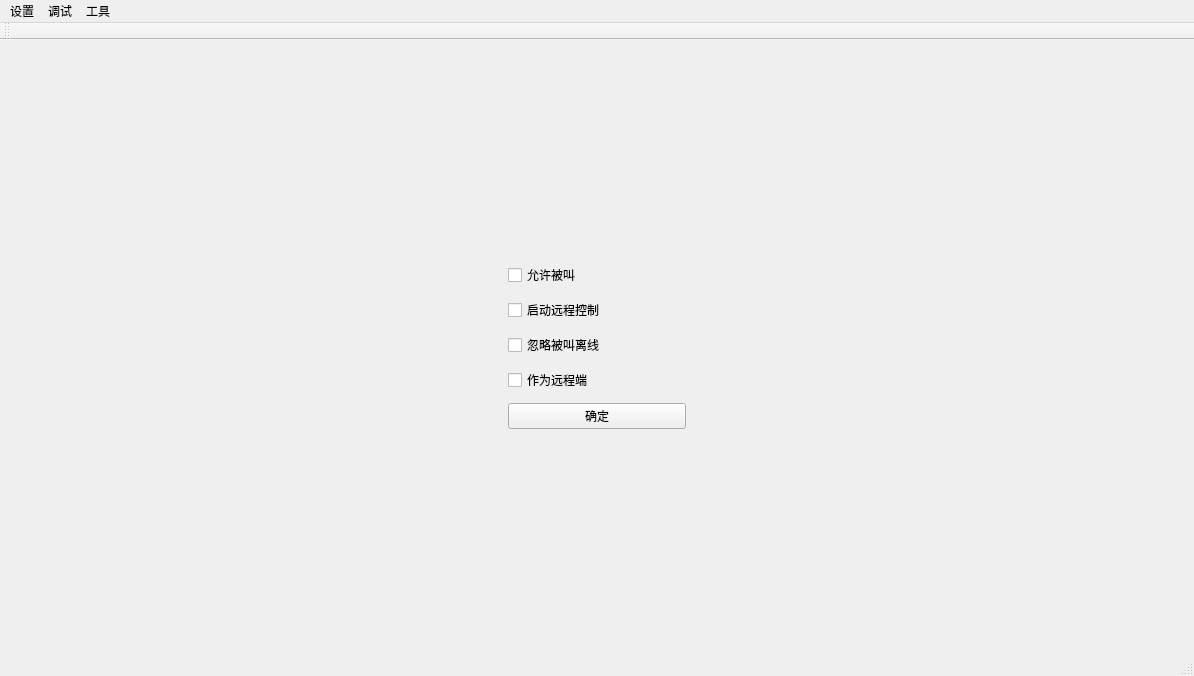
<?xml version="1.0" encoding="UTF-8"?>
<ui version="4.0">
 <class>MainWindow</class>
 <widget class="QMainWindow" name="MainWindow">
  <property name="geometry">
   <rect>
    <x>0</x>
    <y>0</y>
    <width>1194</width>
    <height>676</height>
   </rect>
  </property>
  <property name="windowTitle">
   <string>MainWindow</string>
  </property>
  <widget class="QWidget" name="centralWidget">
   <layout class="QHBoxLayout" name="horizontalLayout_3">
    <item>
     <widget class="QStackedWidget" name="stackedWidget">
      <property name="currentIndex">
       <number>1</number>
      </property>
      <widget class="QWidget" name="page">
       <layout class="QHBoxLayout" name="horizontalLayout_2">
        <item>
         <layout class="QHBoxLayout" name="horizontalLayout" stretch="3,10,2">
          <item>
           <widget class="QWidget" name="widget_left" native="true">
            <property name="styleSheet">
             <string notr="true"/>
            </property>
            <layout class="QVBoxLayout" name="verticalLayout_4">
             <item>
              <widget class="MyQLabel" name="label_registerStatus">
               <property name="minimumSize">
                <size>
                 <width>150</width>
                 <height>25</height>
                </size>
               </property>
               <property name="maximumSize">
                <size>
                 <width>65535</width>
                 <height>65535</height>
                </size>
               </property>
               <property name="styleSheet">
                <string notr="true">background-color: rgb(175, 211, 255);
</string>
               </property>
               <property name="text">
                <string>login</string>
               </property>
              </widget>
             </item>
             <item>
              <spacer name="verticalSpacer">
               <property name="orientation">
                <enum>Qt::Vertical</enum>
               </property>
               <property name="sizeHint" stdset="0">
                <size>
                 <width>20</width>
                 <height>476</height>
                </size>
               </property>
              </spacer>
             </item>
             <item>
              <widget class="QWidget" name="widget_img" native="true">
               <property name="minimumSize">
                <size>
                 <width>40</width>
                 <height>30</height>
                </size>
               </property>
               <property name="sizeIncrement">
                <size>
                 <width>4</width>
                 <height>3</height>
                </size>
               </property>
              </widget>
             </item>
             <item>
              <widget class="QWidget" name="widget" native="true">
               <layout class="QVBoxLayout" name="verticalLayout">
                <item>
                 <layout class="QHBoxLayout" name="horizontalLayout_6">
                  <item>
                   <widget class="QLabel" name="label">
                    <property name="text">
                     <string>视频计数器：</string>
                    </property>
                   </widget>
                  </item>
                  <item>
                   <widget class="QLineEdit" name="lineEdit_imgCnt">
                    <property name="focusPolicy">
                     <enum>Qt::NoFocus</enum>
                    </property>
                   </widget>
                  </item>
                 </layout>
                </item>
                <item>
                 <layout class="QHBoxLayout" name="horizontalLayout_7">
                  <item>
                   <widget class="QPushButton" name="pushButton_call">
                    <property name="minimumSize">
                     <size>
                      <width>80</width>
                      <height>40</height>
                     </size>
                    </property>
                    <property name="maximumSize">
                     <size>
                      <width>80</width>
                      <height>40</height>
                     </size>
                    </property>
                    <property name="focusPolicy">
                     <enum>Qt::NoFocus</enum>
                    </property>
                    <property name="text">
                     <string>connect</string>
                    </property>
                    <property name="checkable">
                     <bool>true</bool>
                    </property>
                   </widget>
                  </item>
                  <item>
                   <spacer name="horizontalSpacer_8">
                    <property name="orientation">
                     <enum>Qt::Horizontal</enum>
                    </property>
                    <property name="sizeHint" stdset="0">
                     <size>
                      <width>40</width>
                      <height>20</height>
                     </size>
                    </property>
                   </spacer>
                  </item>
                  <item>
                   <widget class="QCheckBox" name="checkBox_audio">
                    <property name="focusPolicy">
                     <enum>Qt::NoFocus</enum>
                    </property>
                    <property name="text">
                     <string>音频</string>
                    </property>
                   </widget>
                  </item>
                  <item>
                   <widget class="QCheckBox" name="checkBox_vedio">
                    <property name="focusPolicy">
                     <enum>Qt::NoFocus</enum>
                    </property>
                    <property name="text">
                     <string>视频</string>
                    </property>
                   </widget>
                  </item>
                 </layout>
                </item>
               </layout>
              </widget>
             </item>
            </layout>
           </widget>
          </item>
          <item>
           <widget class="QLabel" name="label_showImageMain">
            <property name="minimumSize">
             <size>
              <width>300</width>
              <height>300</height>
             </size>
            </property>
            <property name="text">
             <string/>
            </property>
           </widget>
          </item>
          <item>
           <widget class="QWidget" name="widget_right" native="true">
            <layout class="QVBoxLayout" name="verticalLayout_3">
             <item>
              <spacer name="verticalSpacer_2">
               <property name="orientation">
                <enum>Qt::Vertical</enum>
               </property>
               <property name="sizeHint" stdset="0">
                <size>
                 <width>20</width>
                 <height>459</height>
                </size>
               </property>
              </spacer>
             </item>
             <item>
              <widget class="QLabel" name="label_robotStatus">
               <property name="text">
                <string/>
               </property>
              </widget>
             </item>
             <item>
              <widget class="MyWidget" name="widget_control1" native="true">
               <layout class="QVBoxLayout" name="verticalLayout_2">
                <item>
                 <layout class="QHBoxLayout" name="horizontalLayout_4">
                  <item>
                   <spacer name="horizontalSpacer_4">
                    <property name="orientation">
                     <enum>Qt::Horizontal</enum>
                    </property>
                    <property name="sizeHint" stdset="0">
                     <size>
                      <width>37</width>
                      <height>32</height>
                     </size>
                    </property>
                   </spacer>
                  </item>
                  <item>
                   <widget class="QPushButton" name="pushButton_Up">
                    <property name="minimumSize">
                     <size>
                      <width>40</width>
                      <height>40</height>
                     </size>
                    </property>
                    <property name="maximumSize">
                     <size>
                      <width>40</width>
                      <height>40</height>
                     </size>
                    </property>
                    <property name="focusPolicy">
                     <enum>Qt::NoFocus</enum>
                    </property>
                    <property name="text">
                     <string>U</string>
                    </property>
                   </widget>
                  </item>
                  <item>
                   <spacer name="horizontalSpacer_3">
                    <property name="orientation">
                     <enum>Qt::Horizontal</enum>
                    </property>
                    <property name="sizeHint" stdset="0">
                     <size>
                      <width>37</width>
                      <height>32</height>
                     </size>
                    </property>
                   </spacer>
                  </item>
                 </layout>
                </item>
                <item>
                 <layout class="QHBoxLayout" name="horizontalLayout_5">
                  <item>
                   <spacer name="horizontalSpacer_6">
                    <property name="orientation">
                     <enum>Qt::Horizontal</enum>
                    </property>
                    <property name="sizeHint" stdset="0">
                     <size>
                      <width>34</width>
                      <height>29</height>
                     </size>
                    </property>
                   </spacer>
                  </item>
                  <item>
                   <widget class="QPushButton" name="pushButton_Left">
                    <property name="minimumSize">
                     <size>
                      <width>40</width>
                      <height>40</height>
                     </size>
                    </property>
                    <property name="maximumSize">
                     <size>
                      <width>40</width>
                      <height>40</height>
                     </size>
                    </property>
                    <property name="focusPolicy">
                     <enum>Qt::NoFocus</enum>
                    </property>
                    <property name="text">
                     <string>L</string>
                    </property>
                   </widget>
                  </item>
                  <item>
                   <widget class="QPushButton" name="pushButton_Down">
                    <property name="minimumSize">
                     <size>
                      <width>40</width>
                      <height>40</height>
                     </size>
                    </property>
                    <property name="maximumSize">
                     <size>
                      <width>40</width>
                      <height>40</height>
                     </size>
                    </property>
                    <property name="focusPolicy">
                     <enum>Qt::NoFocus</enum>
                    </property>
                    <property name="text">
                     <string>D</string>
                    </property>
                   </widget>
                  </item>
                  <item>
                   <widget class="QPushButton" name="pushButton_Right">
                    <property name="minimumSize">
                     <size>
                      <width>40</width>
                      <height>40</height>
                     </size>
                    </property>
                    <property name="maximumSize">
                     <size>
                      <width>40</width>
                      <height>40</height>
                     </size>
                    </property>
                    <property name="focusPolicy">
                     <enum>Qt::NoFocus</enum>
                    </property>
                    <property name="text">
                     <string>R</string>
                    </property>
                   </widget>
                  </item>
                  <item>
                   <spacer name="horizontalSpacer_5">
                    <property name="orientation">
                     <enum>Qt::Horizontal</enum>
                    </property>
                    <property name="sizeHint" stdset="0">
                     <size>
                      <width>34</width>
                      <height>29</height>
                     </size>
                    </property>
                   </spacer>
                  </item>
                 </layout>
                </item>
               </layout>
              </widget>
             </item>
            </layout>
           </widget>
          </item>
         </layout>
        </item>
       </layout>
      </widget>
      <widget class="QWidget" name="page_2">
       <layout class="QHBoxLayout" name="horizontalLayout_9">
        <item>
         <layout class="QVBoxLayout" name="verticalLayout_5">
          <item>
           <spacer name="verticalSpacer_3">
            <property name="orientation">
             <enum>Qt::Vertical</enum>
            </property>
            <property name="sizeHint" stdset="0">
             <size>
              <width>20</width>
              <height>40</height>
             </size>
            </property>
           </spacer>
          </item>
          <item>
           <layout class="QHBoxLayout" name="horizontalLayout_8">
            <item>
             <spacer name="horizontalSpacer_2">
              <property name="orientation">
               <enum>Qt::Horizontal</enum>
              </property>
              <property name="sizeHint" stdset="0">
               <size>
                <width>40</width>
                <height>20</height>
               </size>
              </property>
             </spacer>
            </item>
            <item>
             <widget class="QWidget" name="widget_2" native="true">
              <property name="minimumSize">
               <size>
                <width>200</width>
                <height>200</height>
               </size>
              </property>
              <layout class="QVBoxLayout" name="verticalLayout_6">
               <item>
                <widget class="QCheckBox" name="checkBox_canCalled">
                 <property name="text">
                  <string>允许被叫</string>
                 </property>
                </widget>
               </item>
               <item>
                <widget class="QCheckBox" name="checkBox_remoteControl">
                 <property name="text">
                  <string>启动远程控制</string>
                 </property>
                </widget>
               </item>
               <item>
                <widget class="QCheckBox" name="checkBox_ignoreCalledOffline">
                 <property name="text">
                  <string>忽略被叫离线</string>
                 </property>
                </widget>
               </item>
               <item>
                <widget class="QCheckBox" name="checkBox_isRemoteTerminal">
                 <property name="text">
                  <string>作为远程端</string>
                 </property>
                </widget>
               </item>
               <item>
                <widget class="QPushButton" name="pushButton_debugPageOk">
                 <property name="text">
                  <string>确定</string>
                 </property>
                </widget>
               </item>
              </layout>
             </widget>
            </item>
            <item>
             <spacer name="horizontalSpacer">
              <property name="orientation">
               <enum>Qt::Horizontal</enum>
              </property>
              <property name="sizeHint" stdset="0">
               <size>
                <width>40</width>
                <height>20</height>
               </size>
              </property>
             </spacer>
            </item>
           </layout>
          </item>
          <item>
           <spacer name="verticalSpacer_4">
            <property name="orientation">
             <enum>Qt::Vertical</enum>
            </property>
            <property name="sizeHint" stdset="0">
             <size>
              <width>20</width>
              <height>40</height>
             </size>
            </property>
           </spacer>
          </item>
         </layout>
        </item>
       </layout>
      </widget>
      <widget class="QWidget" name="page_3">
       <layout class="QHBoxLayout" name="horizontalLayout_11">
        <item>
         <layout class="QVBoxLayout" name="verticalLayout_8">
          <item>
           <spacer name="verticalSpacer_5">
            <property name="orientation">
             <enum>Qt::Vertical</enum>
            </property>
            <property name="sizeHint" stdset="0">
             <size>
              <width>17</width>
              <height>37</height>
             </size>
            </property>
           </spacer>
          </item>
          <item>
           <layout class="QHBoxLayout" name="horizontalLayout_10">
            <item>
             <spacer name="horizontalSpacer_7">
              <property name="orientation">
               <enum>Qt::Horizontal</enum>
              </property>
              <property name="sizeHint" stdset="0">
               <size>
                <width>40</width>
                <height>20</height>
               </size>
              </property>
             </spacer>
            </item>
            <item>
             <widget class="QWidget" name="widget_3" native="true">
              <property name="minimumSize">
               <size>
                <width>200</width>
                <height>300</height>
               </size>
              </property>
              <property name="maximumSize">
               <size>
                <width>200</width>
                <height>300</height>
               </size>
              </property>
              <property name="styleSheet">
               <string notr="true">border-color: rgb(0, 0, 255);</string>
              </property>
              <layout class="QVBoxLayout" name="verticalLayout_9">
               <item>
                <widget class="QLabel" name="label_bioRadarTitle">
                 <property name="styleSheet">
                  <string notr="true">font: 25 15pt &quot;Adobe 宋体 Std L&quot;;</string>
                 </property>
                 <property name="text">
                  <string>生物雷达数据信息</string>
                 </property>
                </widget>
               </item>
               <item>
                <layout class="QVBoxLayout" name="verticalLayout_7">
                 <item>
                  <widget class="QWidget" name="widget_bioRadarSerial" native="true">
                   <layout class="QHBoxLayout" name="horizontalLayout_12">
                    <item>
                     <widget class="QComboBox" name="comboBox_availaleSerial"/>
                    </item>
                    <item>
                     <widget class="QPushButton" name="pushButton_radarOpenSerial">
                      <property name="text">
                       <string>打开串口</string>
                      </property>
                      <property name="checkable">
                       <bool>true</bool>
                      </property>
                     </widget>
                    </item>
                   </layout>
                  </widget>
                 </item>
                 <item>
                  <layout class="QHBoxLayout" name="horizontalLayout_13">
                   <item>
                    <widget class="QLabel" name="label_4">
                     <property name="text">
                      <string>心跳  </string>
                     </property>
                    </widget>
                   </item>
                   <item>
                    <widget class="QLineEdit" name="lineEdit_heartBeatReat"/>
                   </item>
                  </layout>
                 </item>
                 <item>
                  <layout class="QHBoxLayout" name="horizontalLayout_14">
                   <item>
                    <widget class="QLabel" name="label_5">
                     <property name="text">
                      <string>呼吸  </string>
                     </property>
                    </widget>
                   </item>
                   <item>
                    <widget class="QLineEdit" name="lineEdit_breathRate"/>
                   </item>
                  </layout>
                 </item>
                 <item>
                  <layout class="QHBoxLayout" name="horizontalLayout_15">
                   <item>
                    <widget class="QLabel" name="label_6">
                     <property name="text">
                      <string>血压  </string>
                     </property>
                    </widget>
                   </item>
                   <item>
                    <widget class="QLineEdit" name="lineEdit_bloodPressure"/>
                   </item>
                  </layout>
                 </item>
                 <item>
                  <layout class="QHBoxLayout" name="horizontalLayout_16">
                   <item>
                    <widget class="QLabel" name="label_7">
                     <property name="text">
                      <string>体温  </string>
                     </property>
                    </widget>
                   </item>
                   <item>
                    <widget class="QLineEdit" name="lineEdit_temperature"/>
                   </item>
                  </layout>
                 </item>
                 <item>
                  <layout class="QHBoxLayout" name="horizontalLayout_17">
                   <item>
                    <widget class="QPushButton" name="pushButton_bioRadarExit">
                     <property name="text">
                      <string>退出</string>
                     </property>
                    </widget>
                   </item>
                   <item>
                    <spacer name="horizontalSpacer_9">
                     <property name="orientation">
                      <enum>Qt::Horizontal</enum>
                     </property>
                     <property name="sizeHint" stdset="0">
                      <size>
                       <width>40</width>
                       <height>20</height>
                      </size>
                     </property>
                    </spacer>
                   </item>
                   <item>
                    <widget class="QPushButton" name="pushButton_radarFlushData">
                     <property name="text">
                      <string>刷新数据</string>
                     </property>
                    </widget>
                   </item>
                  </layout>
                 </item>
                </layout>
               </item>
              </layout>
             </widget>
            </item>
            <item>
             <spacer name="horizontalSpacer_10">
              <property name="orientation">
               <enum>Qt::Horizontal</enum>
              </property>
              <property name="sizeHint" stdset="0">
               <size>
                <width>318</width>
                <height>297</height>
               </size>
              </property>
             </spacer>
            </item>
           </layout>
          </item>
          <item>
           <spacer name="verticalSpacer_6">
            <property name="orientation">
             <enum>Qt::Vertical</enum>
            </property>
            <property name="sizeHint" stdset="0">
             <size>
              <width>20</width>
              <height>40</height>
             </size>
            </property>
           </spacer>
          </item>
         </layout>
        </item>
       </layout>
      </widget>
     </widget>
    </item>
   </layout>
  </widget>
  <widget class="QMenuBar" name="menuBar">
   <property name="geometry">
    <rect>
     <x>0</x>
     <y>0</y>
     <width>1194</width>
     <height>23</height>
    </rect>
   </property>
   <widget class="QMenu" name="menu_setting">
    <property name="title">
     <string>设置</string>
    </property>
    <addaction name="action_user_id"/>
    <addaction name="action_robotCall_id"/>
    <addaction name="action_robotControl_id"/>
    <addaction name="action_auto_login"/>
    <addaction name="action_about"/>
   </widget>
   <widget class="QMenu" name="menu">
    <property name="title">
     <string>调试</string>
    </property>
    <addaction name="action_debugConfig"/>
   </widget>
   <widget class="QMenu" name="menu_tools">
    <property name="title">
     <string>工具</string>
    </property>
    <addaction name="action_biologicalRadar"/>
   </widget>
   <addaction name="menu_setting"/>
   <addaction name="menu"/>
   <addaction name="menu_tools"/>
  </widget>
  <widget class="QToolBar" name="mainToolBar">
   <attribute name="toolBarArea">
    <enum>TopToolBarArea</enum>
   </attribute>
   <attribute name="toolBarBreak">
    <bool>false</bool>
   </attribute>
  </widget>
  <widget class="QStatusBar" name="statusBar"/>
  <action name="action_user_id">
   <property name="text">
    <string>设备ID</string>
   </property>
  </action>
  <action name="action_auto_login">
   <property name="text">
    <string>自动登录</string>
   </property>
  </action>
  <action name="action_robotCall_id">
   <property name="text">
    <string>机器人通话ID</string>
   </property>
  </action>
  <action name="action_robotControl_id">
   <property name="text">
    <string>机器人控制ID</string>
   </property>
  </action>
  <action name="actionddd">
   <property name="text">
    <string>ddd</string>
   </property>
  </action>
  <action name="action_about">
   <property name="text">
    <string>关于</string>
   </property>
  </action>
  <action name="action_debugConfig">
   <property name="text">
    <string>配置调试项</string>
   </property>
  </action>
  <action name="action_biologicalRadar">
   <property name="text">
    <string>生物雷达</string>
   </property>
  </action>
 </widget>
 <layoutdefault spacing="6" margin="11"/>
 <customwidgets>
  <customwidget>
   <class>MyQLabel</class>
   <extends>QLabel</extends>
   <header>myqlabel.h</header>
  </customwidget>
  <customwidget>
   <class>MyWidget</class>
   <extends>QWidget</extends>
   <header location="global">mywidget.h</header>
   <container>1</container>
  </customwidget>
 </customwidgets>
 <resources/>
 <connections/>
</ui>
